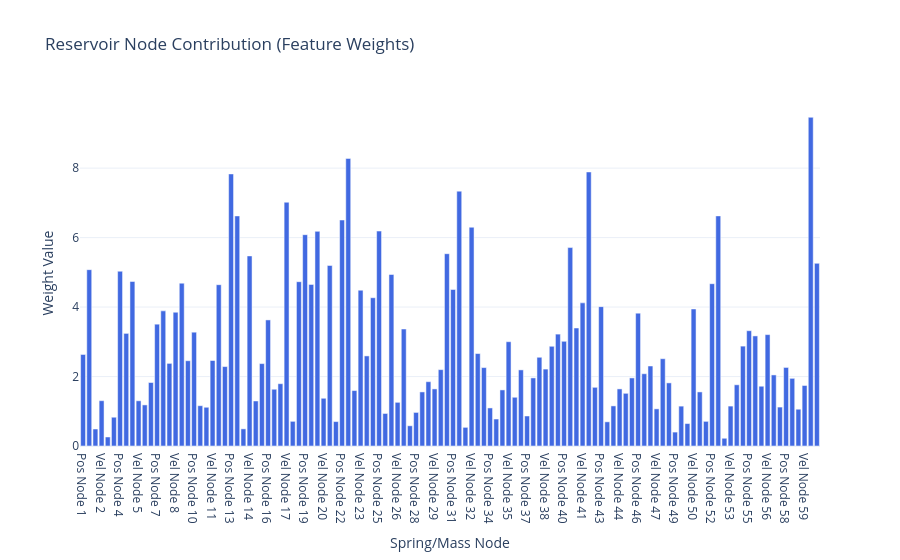
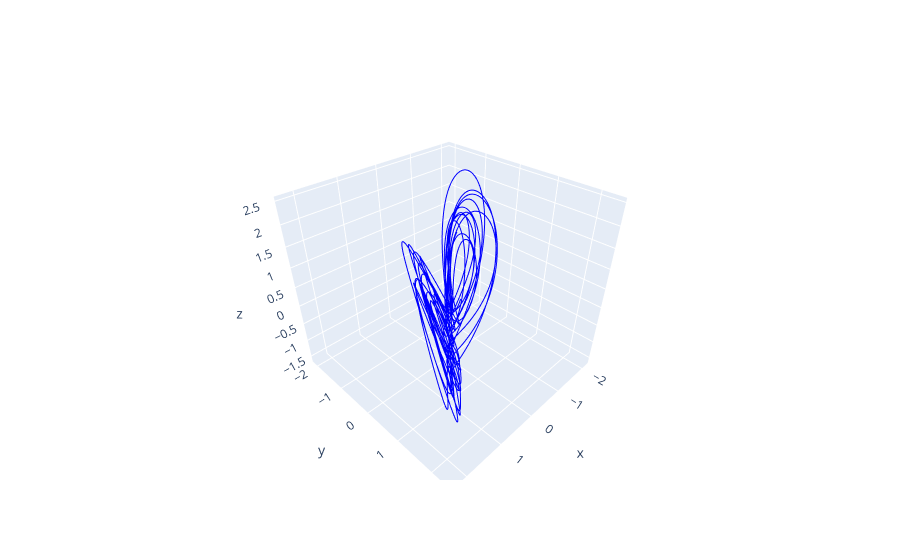

The notebook cell saved with these charts, in order:
### Code cell
fig = weight_plot(np.linalg.norm(model.coef_, axis=0))
fig.show()
fig = lorentz_plot(Y_pred)
fig.show()
fig = spring_animation(disp, nodes_pos, connections_list, 10, external=True)
fig.show()

### Figure 1 — Plotly figure (JSON) as saved in the notebook; plotly's stock layout.template omitted (floating-point values rounded to 4 significant figures)
{"data": [{"marker": {"color": ["royalblue", "royalblue", "royalblue", "royalblue", "royalblue", "royalblue", "royalblue", "royalblue", "royalblue", "royalblue", "royalblue", "royalblue", "royalblue", "royalblue", "royalblue", "royalblue", "royalblue", "royalblue", "royalblue", "royalblue", "royalblue", "royalblue", "royalblue", "royalblue", "royalblue", "royalblue", "royalblue", "royalblue", "royalblue", "royalblue", "royalblue", "royalblue", "royalblue", "royalblue", "royalblue", "royalblue", "royalblue", "royalblue", "royalblue", "royalblue", "royalblue", "royalblue", "royalblue", "royalblue", "royalblue", "royalblue", "royalblue", "royalblue", "royalblue", "royalblue", "royalblue", "royalblue", "royalblue", "royalblue", "royalblue", "royalblue", "royalblue", "royalblue", "royalblue", "royalblue", "royalblue", "royalblue", "royalblue", "royalblue", "royalblue", "royalblue", "royalblue", "royalblue", "royalblue", "royalblue", "royalblue", "royalblue", "royalblue", "royalblue", "royalblue", "royalblue", "royalblue", "royalblue", "royalblue", "royalblue", "royalblue", "royalblue", "royalblue", "royalblue", "royalblue", "royalblue", "royalblue", "royalblue", "royalblue", "royalblue", "royalblue", "royalblue", "royalblue", "royalblue", "royalblue", "royalblue", "royalblue", "royalblue", "royalblue", "royalblue", "royalblue", "royalblue", "royalblue", "royalblue", "royalblue", "royalblue", "royalblue", "royalblue", "royalblue", "royalblue", "royalblue", "royalblue", "royalblue", "royalblue", "royalblue", "royalblue", "royalblue", "royalblue", "royalblue", "royalblue"]}, "type": "bar", "x": ["Pos Node 1", "Vel Node 1", "Pos Node 2", "Vel Node 2", "Pos Node 3", "Vel Node 3", "Pos Node 4", "Vel Node 4", "Pos Node 5", "Vel Node 5", "Pos Node 6", "Vel Node 6", "Pos Node 7", "Vel Node 7", "Pos Node 8", "Vel Node 8", "Pos Node 9", "Vel Node 9", "Pos Node 10", "Vel Node 10", "Pos Node 11", "Vel Node 11", "Pos Node 12", "Vel Node 12", "Pos Node 13", "Vel Node 13", "Pos Node 14", "Vel Node 14", "Pos Node 15", "Vel Node 15", "Pos Node 16", "Vel Node 16", "Pos Node 17", "Vel Node 17", "Pos Node 18", "Vel Node 18", "Pos Node 19", "Vel Node 19", "Pos Node 20", "Vel Node 20", "Pos Node 21", "Vel Node 21", "Pos Node 22", "Vel Node 22", "Pos Node 23", "Vel Node 23", "Pos Node 24", "Vel Node 24", "Pos Node 25", "Vel Node 25", "Pos Node 26", "Vel Node 26", "Pos Node 27", "Vel Node 27", "Pos Node 28", "Vel Node 28", "Pos Node 29", "Vel Node 29", "Pos Node 30", "Vel Node 30", "Pos Node 31", "Vel Node 31", "Pos Node 32", "Vel Node 32", "Pos Node 33", "Vel Node 33", "Pos Node 34", "Vel Node 34", "Pos Node 35", "Vel Node 35", "Pos Node 36", "Vel Node 36", "Pos Node 37", "Vel Node 37", "Pos Node 38", "Vel Node 38", "Pos Node 39", "Vel Node 39", "Pos Node 40", "Vel Node 40", "Pos Node 41", "Vel Node 41", "Pos Node 42", "Vel Node 42", "Pos Node 43", "Vel Node 43", "Pos Node 44", "Vel Node 44", "Pos Node 45", "Vel Node 45", "Pos Node 46", "Vel Node 46", "Pos Node 47", "Vel Node 47", "Pos Node 48", "Vel Node 48", "Pos Node 49", "Vel Node 49", "Pos Node 50", "Vel Node 50", "Pos Node 51", "Vel Node 51", "Pos Node 52", "Vel Node 52", "Pos Node 53", "Vel Node 53", "Pos Node 54", "Vel Node 54", "Pos Node 55", "Vel Node 55", "Pos Node 56", "Vel Node 56", "Pos Node 57", "Vel Node 57", "Pos Node 58", "Vel Node 58", "Pos Node 59", "Vel Node 59", "Pos Node 60", "Vel Node 60"], "y": [2.635, 5.077, 0.4889, 1.304, 0.26, 0.8284, 5.032, 3.242, 4.737, 1.301, 1.183, 1.827, 3.507, 3.89, 2.378, 3.851, 4.688, 2.455, 3.276, 1.16, 1.115, 2.461, 4.644, 2.287, 7.833, 6.624, 0.4933, 5.472, 1.296, 2.372, 3.63, 1.634, 1.794, 7.018, 0.7101, 4.73, 6.084, 4.652, 6.18, 1.374, 5.198, 0.7033, 6.506, 8.279, 1.596, 4.485, 2.594, 4.269, 6.188, 0.9365, 4.938, 1.257, 3.368, 0.5822, 0.9664, 1.557, 1.852, 1.643, 2.198, 5.537, 4.506, 7.337, 0.537, 6.298, 2.661, 2.257, 1.096, 0.7763, 1.615, 3.002, 1.403, 2.191, 0.8646, 1.961, 2.555, 2.215, 2.871, 3.221, 3.014, 5.713, 3.397, 4.121, 7.89, 1.69, 4.012, 0.696, 1.154, 1.644, 1.517, 1.96, 3.825, 2.08, 2.303, 1.069, 2.513, 1.817, 0.4004, 1.148, 0.6463, 3.945, 1.557, 0.7093, 4.672, 6.625, 0.2225, 1.149, 1.762, 2.876, 3.319, 3.169, 1.721, 3.207, 2.046, 1.121, 2.261, 1.948, 1.059, 1.742, 9.463, 5.259]}], "layout": {"title": {"text": "Reservoir Node Contribution (Feature Weights)"}, "xaxis": {"title": {"text": "Spring/Mass Node"}}, "yaxis": {"title": {"text": "Weight Value"}}}}

### Figure 2 — Plotly figure (JSON) as saved in the notebook; plotly's stock layout.template omitted (floating-point values rounded to 4 significant figures; data arrays with more than 128 entries replaced by an {"elided": "..."} marker saying what was removed)
{"data": [{"line": {"color": "blue", "width": 2}, "mode": "lines", "type": "scatter3d", "x": {"elided": "4000 float values"}, "y": {"elided": "4000 float values"}, "z": {"elided": "4000 float values"}}], "layout": {}}
